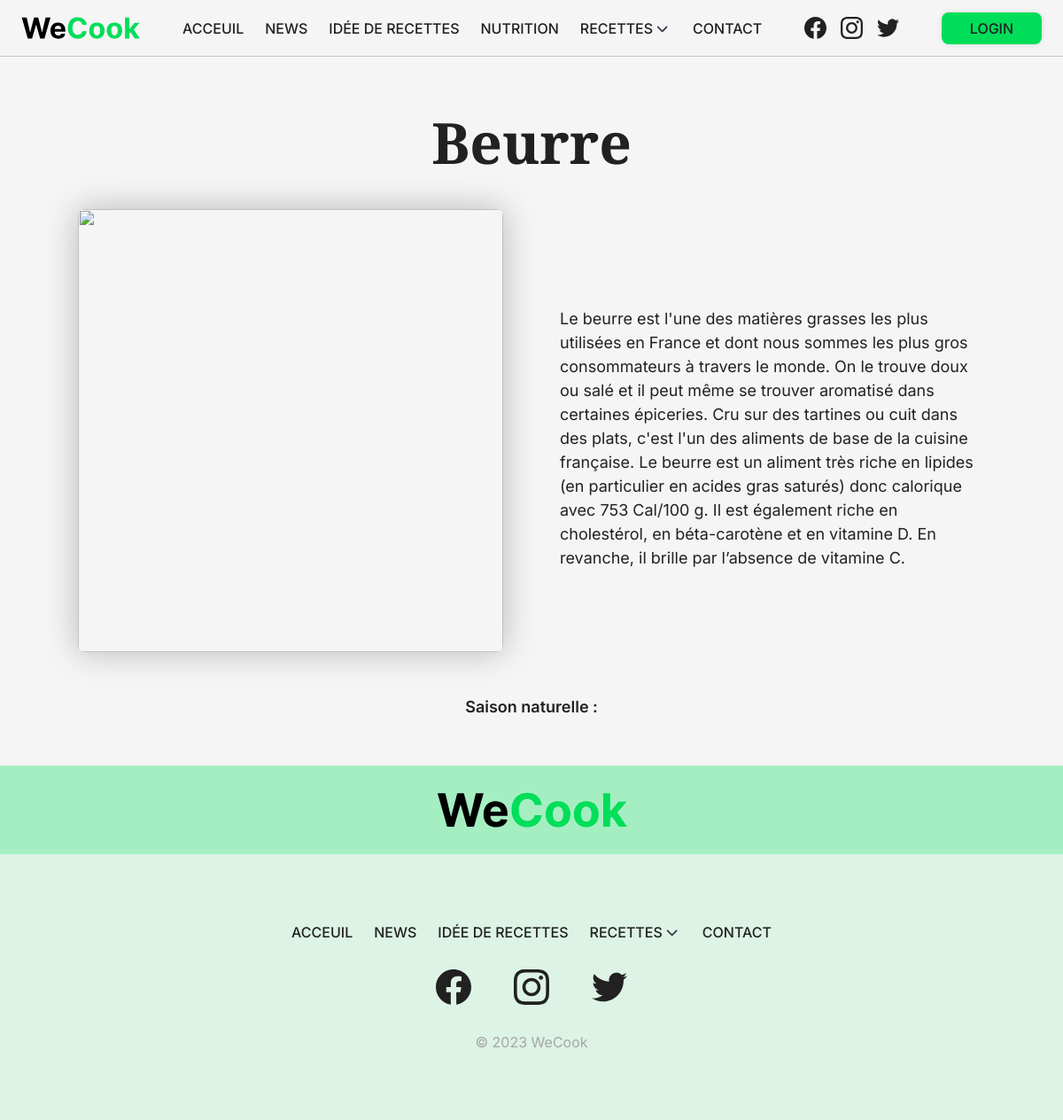
Screenshot of /public/ingredient/19 with the database file from the repository.
### tables this page shows
CREATE TABLE Ingredient (
        id INTEGER PRIMARY KEY AUTO_INCREMENT,
        nom TEXT NOT NULL,
        description TEXT NOT NULL,
        saison TEXT NOT NULL,
        image TEXT NOT NULL

        );

### app/controllers/Ingredient.php (called while the page is built, shortened)
<?php
class Ingredient
{
    public function index()
    {
        $URL = $_GET['url'];
        $URL = explode("/", trim($URL, "/"));
        $id = $URL[1];
        $model = new IngredientModel;
        $data = $model->getById($id);
        $this->view("ingredient", $data);
    }
}

### app/core/App.php (called while the page is built, shortened)
<?php
require_once "Database.php";
class App
{
	private $method = 'index';
	public function splitURL()
	{
		$URL = $_GET['url'] ?? 'home';
		$URL = explode("/", trim($URL, "/"));
		return $URL;
	}
	public function loadController()
	{
		$URL = $this->splitURL();
		$filename = "../app/controllers/" . ucfirst($URL[0]) . ".php";
		if (file_exists($filename)) {
			unset($URL[0]);
		} else {
			$filename = "../app/controllers/_404.php";
			require $filename;
			$this->controller = "_404";
		}
		$controller = new $this->controller;
		call_user_func_array([$controller, $this->method], $URL);
	}
}

### public/index.php (called while the page is built, shortened)
<?php
$app = new App;
$app->loadController();

### app/core/Database.php (called while the page is built, shortened)
<?php
trait Database
{
	private function connect()
	{
		try {
			$string = "mysql:hostname=" . DBHOST . ";dbname=" . DBNAME;
			$con = new PDO($string, DBUSER, DBPASS);
		} catch (PDOException $e) {
			echo 'Échec de la connexion : ' . $e->getMessage();
			$con = null;
		}
		return $con;
	}
	public function get_row($query, $data = [])
	{
		$con = $this->connect();
		$stm = $con->prepare($query);
		$check = $stm->execute($data);
		if ($check) {
			$result = $stm->fetchAll(PDO::FETCH_OBJ);
			if (is_array($result) && count($result)) {
				return $result[0];
			}
		}
		return false;
	}
}

### app/core/Model.php (called while the page is built, shortened)
<?php
trait Model
{
	public function getById($id)
	{
		$query = "select * from $this->table where id = :id";
		$data = array("id" => $id);
		return $this->get_row($query, $data);
	}
}

### app/views/ingredient.view.php (the view)
<?php
require_once "shared/mainLayout.php";
require_once "shared/main.php";
class IngredientView
{
    private $data;
    public function __construct($data)
    {
        $this->data = $data;
    }
    public function display()
    {
        $main = new MainLayout();
        function content($data)
        {
?>
            <div class="ingredient-page">
                <h1>
                    <?php echo $data->nom; ?>
                </h1>
                <div class="ing-head">
                    <img src="<?php echo $data->image; ?>" alt="">
                    <p>
                        <?php echo $data->description; ?>
                    </p>
                </div>
                <p class="season"><span>
                        Saison naturelle :
                    </span> <?php if ($data->saison == "") {
                                echo "Disponible tout le temps";
                            } else {
                                echo $data->saison == "";
                            }
                            ?></p>
            </div>
<?php
        };
        $pass = $this->data;
        $main->displayLayout("ingredient", function () use ($pass) {
            return
                content($pass);
        });
    }
}

### public/assets/css/style.css (style rules this page uses)
* { margin: 0; padding: 0; box-sizing: border-box; font-family: "Inter", sans-serif; -webkit-user-drag: none; color: rgb(var(--dark)); }
body { overflow-x: hidden; background-color: rgb(var(--bg)); }
.ingredient-page { width: 100vw; min-height: 100vh; display: flex; flex-direction: column; align-items: center; justify-content: center; gap: 32px; }
.ingredient-page h1 { font-family: "Playfair Display", serif; font-size: 64px; }
.ingredient-page img { width: 40vw; height: 500px; object-fit: cover; border-radius: 8px; margin-bottom: 16px; box-shadow: 0px 0px 37px 0px rgba(0, 0, 0, 0.25); -webkit-box-shadow: 0px 0px 37px 0px rgba(0, 0, 0, 0.25); -moz-box-shadow: 0px 0px 37px 0px rgba(0, 0, 0, 0.25); }
.ingredient-page p { width: 40vw; font-size: 18px; line-height: 1.5; }
.ing-head { display: flex; align-items: center; justify-content: center; gap: 64px; }
.season { text-align: center; }
.season span { font-size: 18px; font-weight: 600; }

### rows the page displays
ingredient: nom "Beurre", description "Le beurre est l'une des matières grasses les plus utilisées en France et dont nous sommes les plus gros consommateurs à travers le monde. On le trouve doux ou salé et il peut même se trouver aromatisé dans certaines épiceries. Cru sur des tartines ou cuit dans des plats, c'est l'un des aliments de base de la cuisine française. Le beurre est un aliment très riche en lipides (en particulier en acides gras saturés) donc calorique avec 753 Cal/100 g. Il est également riche en cholestérol, en béta-carotène et en vitamine D. En revanche, il brille par l’absence de vitamine C."
